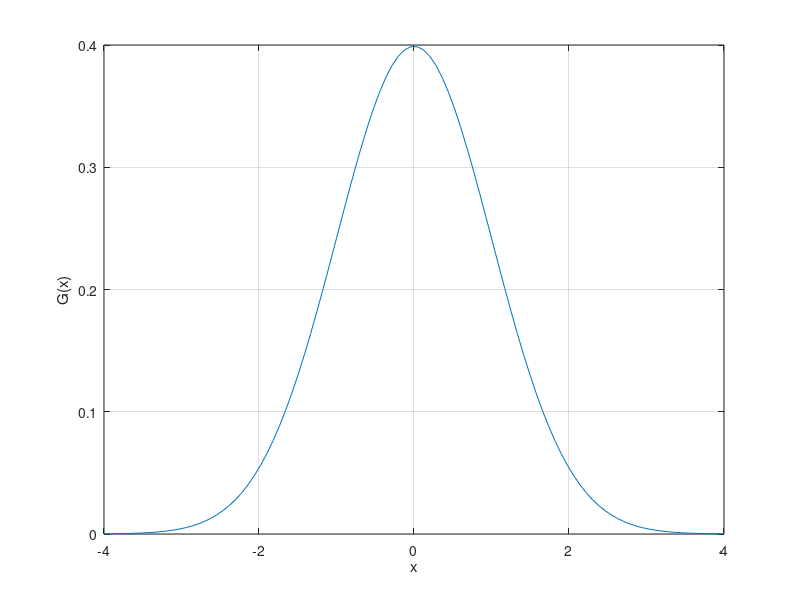

Write MATLAB code to recreate this figure. (Note: this script raises an error after producing the figure.)
%% Smoothing Images
% In this tutorial you will learn how to apply diverse linear filters to
% smooth images using OpenCV functions such as:
%
% * <matlab:doc('cv.blur') cv.blur>
% * <matlab:doc('cv.GaussianBlur') cv.GaussianBlur>
% * <matlab:doc('cv.medianBlur') cv.medianBlur>
% * <matlab:doc('cv.bilateralFilter') cv.bilateralFilter>
%
% Sources:
%
% * <https://docs.opencv.org/3.1.0/dc/dd3/tutorial_gausian_median_blur_bilateral_filter.html>
%

%% Theory
% Note: The explanation below belongs to the book
% <http://szeliski.org/Book/ Computer Vision: Algorithms and Applications>
% by Richard Szeliski and _Learning OpenCV_.
%%
% _Smoothing_, also called _blurring_, is a simple and frequently used
% image processing operation.
%%
% There are many reasons for smoothing. In this tutorial we will focus on
% smoothing in order to reduce noise (other uses will be seen in the
% following tutorials).
%%
% To perform a smoothing operation we will apply a _filter_ to our image.
% The most common type of filters are _linear_, in which an output pixel's
% value (i.e. $g(i,j)$) is determined as a weighted sum of input pixel
% values (i.e. $f(i+k,j+l)$):
%
% $$ g(i,j) = \sum_{k,l} f(i+k, j+l) h(k,l) $$
%
% $h(k,l)$ is called the _kernel_, which is nothing more than the
% coefficients of the filter.
%
% It helps to visualize a _filter_ as a window of coefficients sliding
% across the image.
%%
% There are many kind of filters, here we will mention the most used.
%

%% 1. Normalized Box Filter
%
% * This filter is the simplest of all! Each output pixel is the _mean_ of
%   its kernel neighbors (all of them contribute with equal weights)
% * The kernel is below:
%
% $$ K = \frac{1}{K_{width} \cdot K_{height}}
%     \left[ {\matrix{
%       1 & 1 & 1 & ... & 1 \cr
%       1 & 1 & 1 & ... & 1 \cr
%       . & . & . & ... & 1 \cr
%       . & . & . & ... & 1 \cr
%       1 & 1 & 1 & ... & 1
%     } } \right] $$
%

%% 2. Gaussian Filter
%
% * Probably the most useful filter (although not the fastest). Gaussian
%   filtering is done by convolving each point in the input array with a
%   _Gaussian kernel_ and then summing them all to produce the output array.
%
% * Just to make the picture clearer, remember how a 1D Gaussian kernel look
%   like?
%

pos = get(0, 'DefaultFigurePosition');
set(gcf, 'Position',pos.*[1 1 0.5 0.5])

x = linspace(-4,4,100);
plot(x, normpdf(x,0,1))
xlabel('x'), ylabel('G(x)'), grid on

%%
% Assuming that an image is 1D, you can notice that the pixel located in the
% middle would have the biggest weight. The weight of its neighbors decreases
% as the spatial distance between them and the center pixel increases.
%
% Note: Remember that a 2D Gaussian can be represented as:
%
% $$ G_{0}(x, y) = A e^{ \frac{ -(x - \mu_{x})^{2} }{ 2\sigma^{2}_{x} } +
%                        \frac{ -(y - \mu_{y})^{2} }{ 2\sigma^{2}_{y} } } $$
%
% where $\mu$ is the mean (the peak) and $\sigma$ represents the variance
% (per each of the variables $x$ and $y$).
%

%% 3. Median Filter
%
% The median filter run through each element of the signal (in this case the
% image) and replace each pixel with the *median* of its neighboring pixels
% (located in a square neighborhood around the evaluated pixel).
%

%% 4. Bilateral Filter
%
% * So far, we have explained some filters which main goal is to _smooth_ an
%   input image. However, sometimes the filters do not only dissolve the
%   noise, but also smooth away the _edges_. To avoid this (at certain extent
%   at least), we can use a bilateral filter.
% * In an analogous way as the Gaussian filter, the bilateral filter also
%   considers the neighboring pixels with weights assigned to each of them.
%   These weights have two components, the first of which is the same
%   weighting used by the Gaussian filter. The second component takes into
%   account the difference in intensity between the neighboring pixels and
%   the evaluated one.
% * For a more detailed explanation you can check
%   <http://homepages.inf.ed.ac.uk/rbf/CVonline/LOCAL_COPIES/MANDUCHI1/Bilateral_Filtering.html this link>.
%

%% Code
% <https://github.com/opencv/opencv/blob/3.1.0/samples/cpp/tutorial_code/ImgProc/Smoothing.cpp>
%
% This <./smoothing_demo.html program>:
%
% * Loads an image
% * Applies 4 different kinds of filters (explained in Theory) and show the
%   filtered images sequentially.
%
%%
% <include>smoothing_demo.m</include>
%

%% Explanation
% Let's check the OpenCV functions that involve only the smoothing procedute,
% since the rest is already known by now.
%

%%
% <html><h3>1. Normalized Block Filter:</h3></html>
%
% OpenCV offers the function |cv.blur()| to perform smoothing with this
% filter.
%
%%
dbtype smoothing_demo 26:30
%%
% We specify the following arguments (for more details, check the function
% reference):
%
% * |src|: Source image
% * |dst|: Destination image
% * |'KSize',[w,h]|: Defines the size of the kernel to be used (of width $w$
%   pixels and height $h$ pixels)
% * |'Anchor',[-1,-1]|: Indicates where the anchor point (the pixel evaluated)
%   is located with respect to the neighborhood. If there is a negative value,
%   then the center of the kernel is considered the anchor point.
%

%%
% <html><h3>2. Gaussian Filter:</h3></html>
%
% It is performed by the function |cv.GaussianBlur()|:
%
%%
dbtype smoothing_demo 33:37
%%
% Here we use the following arguments:
%
% * |src|: Source image
% * |dst|: Destination image
% * |'KSize',[w,h]|: The size of the kernel to be used (the neighbors to be
%   considered). $w$ and $h$ have to be odd and positive numbers otherwise the
%   size will be calculated using the $\sigma_{x}$ and $\sigma_{y}$ arguments.
% * |'SigmaX'|: The standard deviation in x. Writing $0$ implies that
%   $\sigma_{x}$ is calculated using kernel size.
% * |'SigmaY|: The standard deviation in y. Writing $0$ implies that
%   $\sigma_{y}$ is calculated using kernel size.
%

%%
% <html><h3>3. Median Filter:</h3></html>
%
% This filter is provided by the |cv.medianBlur()| function:
%
%%
dbtype smoothing_demo 40:44
%%
% We use these arguments:
%
% * |src|: Source image
% * |dst|: Destination image, must be the same type as |src|
% * |'KSize',i|: Size of the kernel (only one because we use a square window).
%   Must be odd.
%

%%
% <html><h3>4. Bilateral Filter:</h3></html>
%
% Provided by OpenCV function |cv.bilateralFilter()|.
%
%%
dbtype smoothing_demo 47:52
%%
% We use the following arguments:
%
% * |src|: Source image
% * |dst|: Destination image
% * |'Diameter',d|: The diameter of each pixel neighborhood.
% * |'SigmaColor',sc|: Standard deviation in the color space $\sigma_{Color}$.
% * |'SigmaSpace',ss|: Standard deviation in the coordinate space (in pixel
%   terms) $\sigma_{Space}$.
%

%% Results
%
% * The code opens an image (in this case |lena.jpg|) and display it under the
%   effects of the 4 filters explained.
% * Here is a snapshot of the image smoothed using |cv.medianBlur|:
%
% <<./smoothing_demo_04.png>>
%
